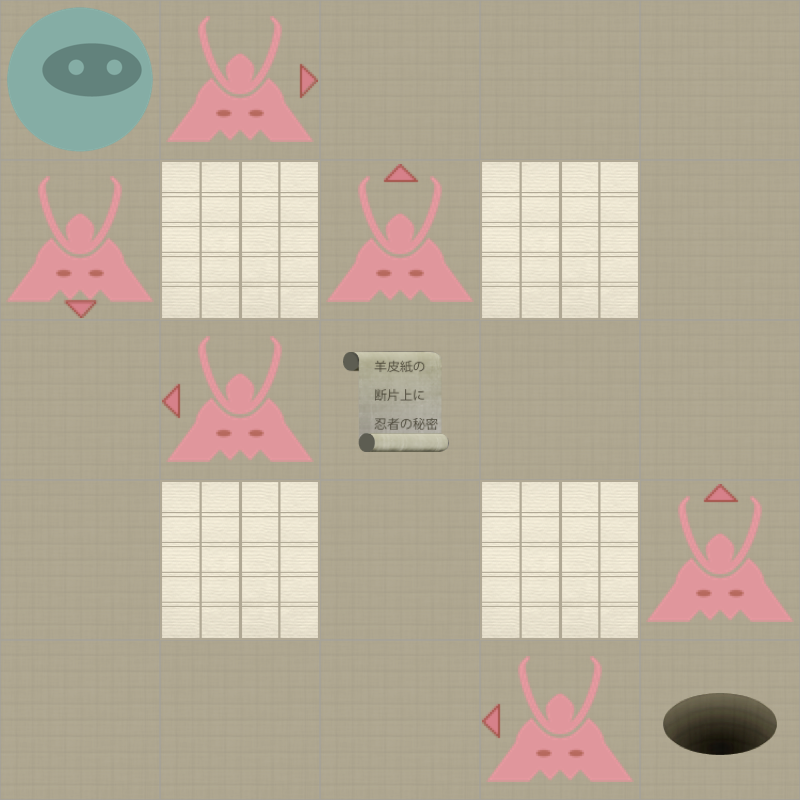

A 2D game scene composited from a Tiled map and its tileset images. What follows is a short description and the map's XML, with each tile layer's data collapsed to a summary:
An orthogonal 5x5 tile map with 160x160 px tiles, 2 tile layers (Level, Actors).

<map version="1.0" orientation="orthogonal" width="5" height="5" tilewidth="160" tileheight="160">
 <properties>
  <property name="moves" value="8" />
 </properties>
 <tileset firstgid="1" name="tiles" tilewidth="160" tileheight="160" spacing="2" margin="2">
  <image source="tiles-ipadhd.png" width="1024" height="1024" />
  <tile id="0">
   <properties>
    <property name="actor" value="exit" />
   </properties>
  </tile>
  <tile id="2">
   <properties>
    <property name="actor" value="guard" />
    <property name="direction" value="down" />
   </properties>
  </tile>
  <tile id="3">
   <properties>
    <property name="actor" value="guard" />
    <property name="direction" value="left" />
   </properties>
  </tile>
  <tile id="4">
   <properties>
    <property name="actor" value="guard" />
    <property name="direction" value="right" />
   </properties>
  </tile>
  <tile id="5">
   <properties>
    <property name="actor" value="guard" />
    <property name="direction" value="up" />
   </properties>
  </tile>
  <tile id="7">
   <properties>
    <property name="actor" value="player" />
   </properties>
  </tile>
  <tile id="8">
   <properties>
    <property name="actor" value="scroll" />
   </properties>
  </tile>
  <tile id="9">
   <properties>
    <property name="wall" value="1" />
   </properties>
  </tile>
 </tileset>
 <layer name="Level" width="5" height="5">
  <data>[25 cells, 25 non-empty, 2 distinct tile ids]</data>
 </layer>
 <layer name="Actors" width="5" height="5">
  <data>[25 cells, 9 non-empty, 7 distinct tile ids]</data>
 </layer>
</map>
